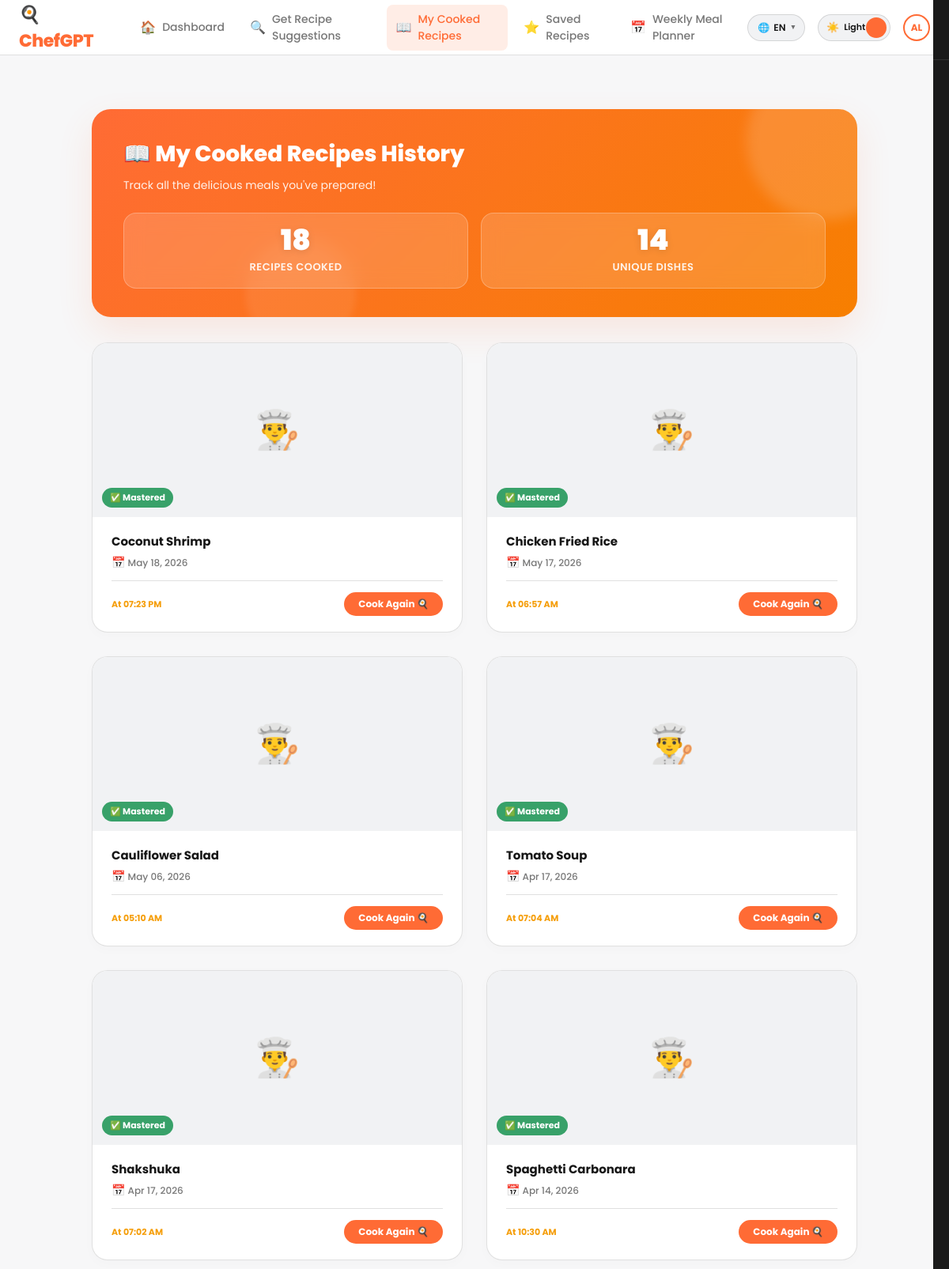
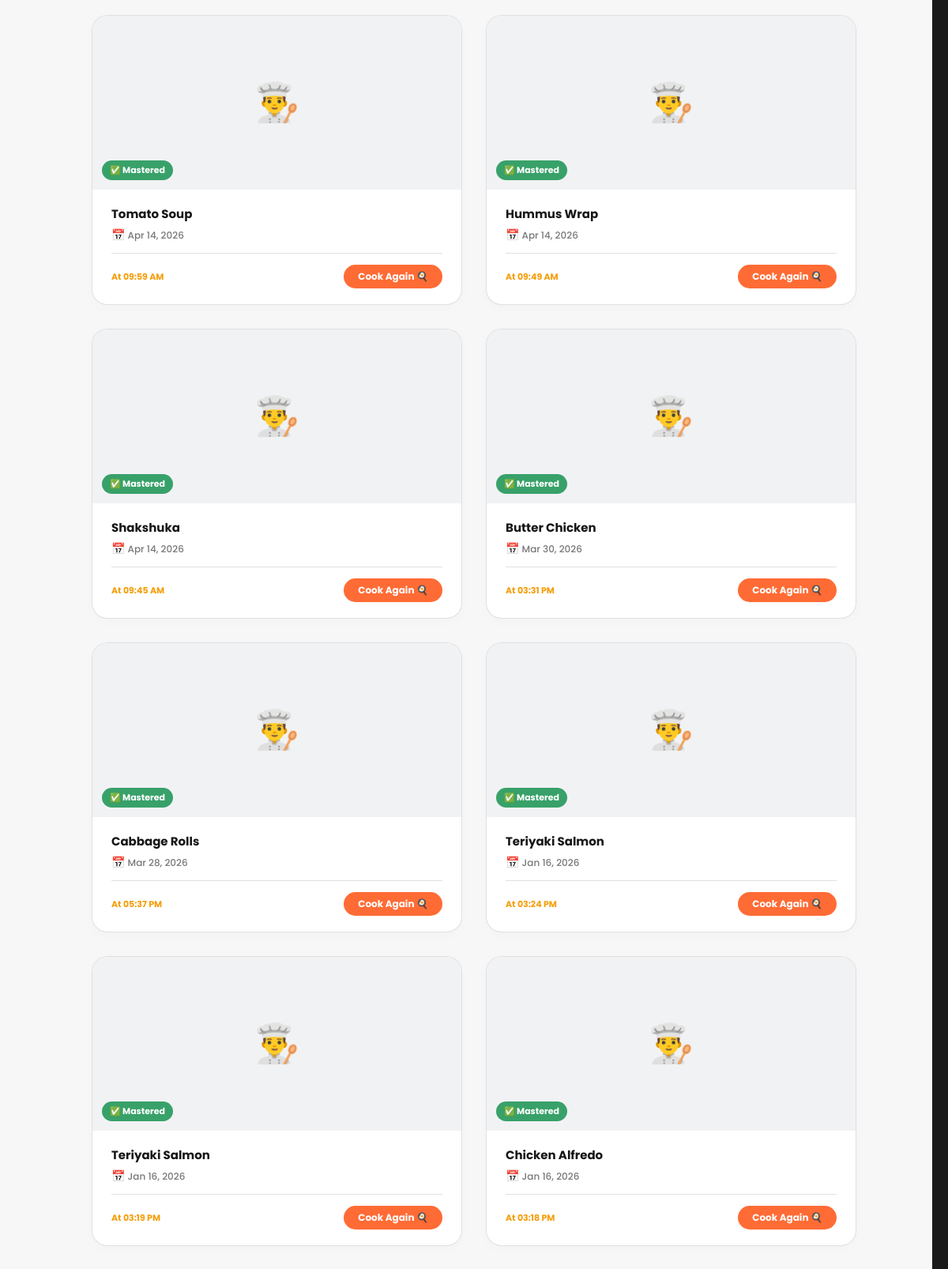
The app's page /cooked-history (signed in, upper part) with its own data (2 pictures, top to bottom).
### app.py (models this page shows)
class User(UserMixin, db.Model):
    id = db.Column(db.Integer, primary_key=True)
    username = db.Column(db.String(80), unique=True, nullable=False)
    email = db.Column(db.String(120), unique=True, nullable=False)
    password = db.Column(db.String(200), nullable=False)
    created_at = db.Column(db.DateTime, default=datetime.utcnow)
    role = db.Column(db.String(20), nullable=False, default='user')

class CookedRecipe(db.Model):
    __tablename__ = 'cooked_recipes'
    id = db.Column(db.Integer, primary_key=True)
    user_id = db.Column(db.Integer, db.ForeignKey('user.id'), nullable=False)
    recipe_id = db.Column(db.Integer, nullable=False)
    recipe_name = db.Column(db.String(200), nullable=False)
    cooked_at = db.Column(db.DateTime, default=datetime.utcnow)
    user = db.relationship('User', backref='cooked_recipes')

### app.py (the view)
@app.route("/cooked-history")
@login_required
def cooked_history():
    cooked_recipes = CookedRecipe.query.filter_by(user_id=current_user.id)\
        .order_by(CookedRecipe.cooked_at.desc()).all()
    return render_template("cooked_history.html", recipes=cooked_recipes)

### app.py (called while the page is built)
@login_manager.user_loader
def load_user(user_id):
    return User.query.get(int(user_id))

### templates/cooked_history.html (shortened to what this page needs)
{% extends "base.html" %}
{% block extra_head %}
    <link rel="stylesheet" href="{{ url_for('static', filename='css/history.css') }}">
{% endblock %}
{% block content %}
    <div class="container">
        <div class="page-header">
            <h2>📖 My Cooked Recipes History</h2>
            <p>Track all the delicious meals you've prepared!</p>
            <div class="stats">
                <div class="stat-card">
                    <div class="stat-number">{{ recipes|length }}</div>
                    <div class="stat-label">Recipes Cooked</div>
                </div>
                <div class="stat-card">
                    <div class="stat-number">{{ recipes|map(attribute='recipe_id')|unique|list|length }}</div>
                    <div class="stat-label">Unique Dishes</div>
                </div>
            </div>
        </div>
        {% if recipes|length == 0 %}
            <div class="empty-state">
                <div style="font-size: 48px; margin-bottom: 16px;">🍽️</div>
                <h3>No Recipes Cooked Yet</h3>
                <p>Start your cooking journey by finding recipes and marking them as cooked!</p>
                <a href="{{ url_for('recommend_page') }}">Find Recipes to Cook</a>
            </div>
        {% else %}
            <div class="recipe-grid">
            {% for cooked in recipes %}
                <div class="recipe-card" onclick="window.location.href='{{ url_for('recipe_detail', recipe_id=cooked.recipe_id) }}'">
                    <div class="recipe-card-img">
                        <div class="recipe-img-placeholder">👨‍🍳</div>
                        <div class="recipe-time-badge" style="background: #38A169;">✅ Mastered</div>
                    </div>
                    <div class="recipe-card-body">
                        <div class="recipe-card-name" style="font-size: 15px;">{{ cooked.recipe_name }}</div>
                        <div class="recipe-card-meta" style="color: var(--muted); font-weight: 500; margin-top: 4px;">
                            <span style="font-size: 14px;">📅</span> {{ cooked.cooked_at.strftime('%b %d, %Y') }}
                        </div>
                        <div class="recipe-card-footer" style="margin-top: 12px;">
                            <div class="recipe-rating" style="font-size: 11px;">At {{ cooked.cooked_at.strftime('%I:%M %p') }}</div>
                            <div class="recipe-view-btn" style="background: var(--brand);">Cook Again 🍳</div>
                        </div>
                    </div>
                </div>
            {% endfor %}
            </div>
        {% endif %}
    </div>
{% endblock %}

### templates/base.html (shortened to what this page needs)
<!DOCTYPE html>
<html lang="en">
<head>
    <link rel="stylesheet" href="{{ url_for('static', filename='css/dashboard.css') }}">
    {% block extra_head %}{% endblock %}
</head>
<body>
<div class="dashboard-layout">
  <header class="top-navbar">
    <div class="navbar-left">
      <div class="sidebar-logo">🍳 ChefGPT</div>
      <nav class="top-nav-links">
        <a href="{{ url_for('dashboard') }}" class="nav-item {% if request.endpoint == 'dashboard' %}active{% endif %}">
          <span class="nav-icon">🏠</span> Dashboard</a>
        <a href="{{ url_for('recommend_page') }}" class="nav-item {% if request.endpoint == 'recommend_page' %}active{% endif %}">
          <span class="nav-icon">🔍</span> Get Recipe Suggestions</a>
        <a href="{{ url_for('cooked_history') }}" class="nav-item {% if request.endpoint == 'cooked_history' %}active{% endif %}">
          <span class="nav-icon">📖</span> My Cooked Recipes</a>
        <a href="{{ url_for('saved_recipes') }}" class="nav-item {% if request.endpoint == 'saved_recipes' %}active{% endif %}">
          <span class="nav-icon">⭐</span> Saved Recipes</a>
        <a href="{{ url_for('meal_planner') }}" class="nav-item {% if request.endpoint == 'meal_planner' %}active{% endif %}">
          <span class="nav-icon">📅</span> Weekly Meal Planner</a>
      </nav>
    </div>
    <div class="navbar-right">
      <div class="lang-switcher" id="langSwitcher">
        <button class="lang-toggle-btn" id="langToggleBtn" onclick="toggleLangDropdown()" aria-label="Change language">
          <span id="langFlag">🌐</span>
          <span id="langLabel">EN</span>
          <span class="lang-caret">▾</span>
        </button>
      </div>
      <button class="theme-switch" type="button" onclick="toggleTheme()" aria-label="Toggle theme">
        <span class="theme-switch-icon" id="themeIcon">🌙</span>
        <span class="theme-switch-text" id="themeText">Dark</span>
        <span class="theme-switch-knob"></span>
      </button>
      <div class="avatar" onclick="openProfileDrawer()" style="border: 2px solid var(--brand); cursor: pointer;" title="Open Profile">{{ current_user.username[:2].upper() if current_user.is_authenticated else '' }}</div>
    </div>
  </header>
  <main class="main-content">
    <div class="page-content">
      {% block content %}{% endblock %}
    </div>
  </main>
</div>
<div class="diet-drawer" id="ai-drawer"
  style="right: -480px; width: 100%; max-width: 500px; padding: 0; background: #1a1a1a; z-index: 10002; position: fixed; top: 0; bottom: 0; transition: right 0.3s ease;">
  <div
    style="position: sticky; top: 0; background: #1a1a1a; padding: 20px; border-bottom: 1px solid rgba(255,255,255,0.1); display: flex; justify-content: space-between; align-items: center; z-index: 10;">
  </div>
  <div id="ai-modal-content" style="padding: 24px; overflow-y: auto; max-height: calc(100vh - 80px);">
  </div>
</div>
        {% set diet_options = [('omnivore','🍽️ No Restrictions','Eats everything'),('vegetarian','🥦 Vegetarian','No meat, dairy & eggs ok'),('vegan','🌱 Vegan','No animal products'),('halal','☪️ Halal','No pork & alcohol')] %}
</body>
</html>

### static/css/history.css (style rules this page uses)
.container { max-width: 1000px; margin: 20px auto; padding: 0 16px; animation: slideUp 0.4s ease-out forwards; }
.page-header { background: linear-gradient(135deg, var(--brand) 0%, #f77f00 100%); padding: 36px 40px; border-radius: 24px; margin-bottom: 32px; position: relative; overflow: hidden; box-shadow: var(--shadow); color: white; }
.page-header::before { content: ''; position: absolute; top: -60px; right: -60px; width: 200px; height: 200px; background: rgba(255,255,255,0.15); border-radius: 50%; filter: blur(8px); }
.page-header::after { content: ''; position: absolute; bottom: -40px; left: 20%; width: 140px; height: 140px; background: rgba(255,255,255,0.08); border-radius: 50%; filter: blur(4px); }
.page-header h2 { font-size: 28px; font-weight: 800; margin-bottom: 8px; position: relative; z-index: 1; }
.page-header p { color: rgba(255,255,255,0.9); font-size: 14px; position: relative; z-index: 1; }
.stats { display: flex; gap: 16px; margin-top: 24px; position: relative; z-index: 1; }
.stat-card { background: rgba(255,255,255,0.15); backdrop-filter: blur(12px); border: 1px solid rgba(255,255,255,0.25); padding: 16px 24px; border-radius: 16px; flex: 1; text-align: center; transition: all 0.3s cubic-bezier(0.4, 0, 0.2, 1); }
.stat-number { font-size: 36px; font-weight: 900; color: white; line-height: 1; margin-bottom: 6px; text-shadow: 0 2px 10px rgba(0,0,0,0.1); }
.stat-label { color: rgba(255,255,255,0.9); font-size: 13px; font-weight: 600; text-transform: uppercase; letter-spacing: 0.5px; }

### records on screen
User: username "AL"
CookedRecipe: recipe_name "Coconut Shrimp", cooked_at "May 18, 2026", cooked_at "07:23 PM"
CookedRecipe: recipe_name "Chicken Fried Rice", cooked_at "May 17, 2026", cooked_at "06:57 AM"
CookedRecipe: recipe_name "Cauliflower Salad", cooked_at "May 06, 2026", cooked_at "05:10 AM"
CookedRecipe: recipe_name "Tomato Soup", cooked_at "Apr 17, 2026", cooked_at "07:04 AM"
CookedRecipe: recipe_name "Shakshuka", cooked_at "Apr 17, 2026", cooked_at "07:02 AM"
CookedRecipe: recipe_name "Spaghetti Carbonara", cooked_at "Apr 14, 2026", cooked_at "10:30 AM"
CookedRecipe: recipe_name "Tomato Soup", cooked_at "Apr 14, 2026", cooked_at "09:59 AM"
CookedRecipe: recipe_name "Hummus Wrap", cooked_at "Apr 14, 2026", cooked_at "09:49 AM"
CookedRecipe: recipe_name "Shakshuka", cooked_at "Apr 14, 2026", cooked_at "09:45 AM"
CookedRecipe: recipe_name "Butter Chicken", cooked_at "Mar 30, 2026", cooked_at "03:31 PM"
CookedRecipe: recipe_name "Cabbage Rolls", cooked_at "Mar 28, 2026", cooked_at "05:37 PM"
CookedRecipe: recipe_name "Teriyaki Salmon", cooked_at "Jan 16, 2026", cooked_at "03:24 PM"
CookedRecipe: recipe_name "Teriyaki Salmon", cooked_at "Jan 16, 2026", cooked_at "03:19 PM"
CookedRecipe: recipe_name "Chicken Alfredo", cooked_at "Jan 16, 2026", cooked_at "03:18 PM"

### other values on screen
{{ recipes|length }} "18"
{{ recipes|map(attribute='recipe_id')|unique|list|length }} "14"
